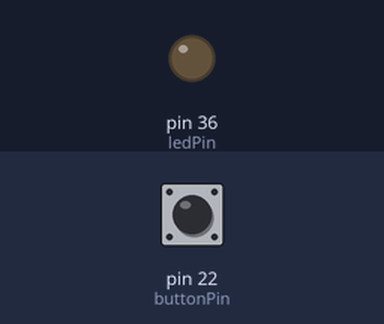
Simulated run of this sketch. Board: Arduino Mega 2560, built with avr-gcc and run on an emulated ATmega2560. Parts: output pins drawn as LEDs (lit = HIGH). The inputs (shaded band) are chosen by the test bench; at power-on: pin 22 (buttonPin) LOW. What the sketch prints to the serial monitor is not drawn.

Above: at 1.2 s.
1.3 s: pin 22 (buttonPin) pulled HIGH for 0.15 s
At 1.37 s:
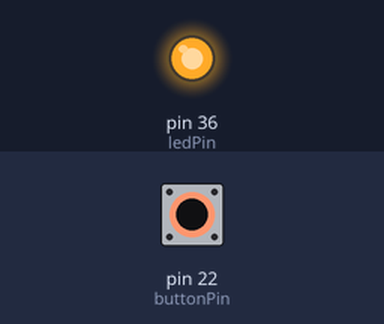
2.9 s: pin 22 (buttonPin) pulled HIGH for 3.2 s
At 6.5 s:
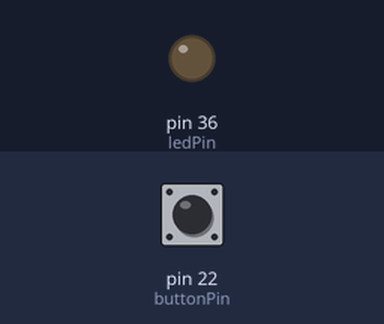
Timing chart, 0 to 8.0 s (numbered marks = the images above; inputs shaded):
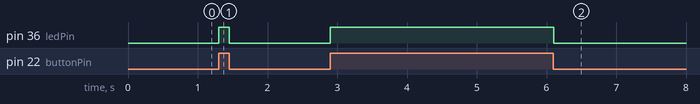

Measured:
- after the input at 1.3 s, pin 36 (ledPin): LOW → HIGH at once, → LOW 0.15 s later
- after the input at 2.9 s, pin 36 (ledPin): LOW → HIGH at once, → LOW 3.2 s later

The sketch:

SHIRLEY_LEDS.ino
```cpp
#include <ArduinoJson.h>

const byte buttonPin = 22;
int ledPin = 36;

void setup()
{
    Serial.begin(115200);
    Serial.println("\n\n\nSHIRLEY Leds y button test Started :D");
    pinMode(buttonPin, INPUT);

    pinMode(ledPin, OUTPUT);

    digitalWrite(ledPin, HIGH);
};

byte buttonState = HIGH;

void loop()
{
    buttonState = digitalRead(buttonPin);
    Serial.print("\nButton State: ");
    Serial.print(buttonState);

    if (buttonState == HIGH) {
      digitalWrite(ledPin, HIGH);
    } else {
      digitalWrite(ledPin, LOW);
    }
}
```
